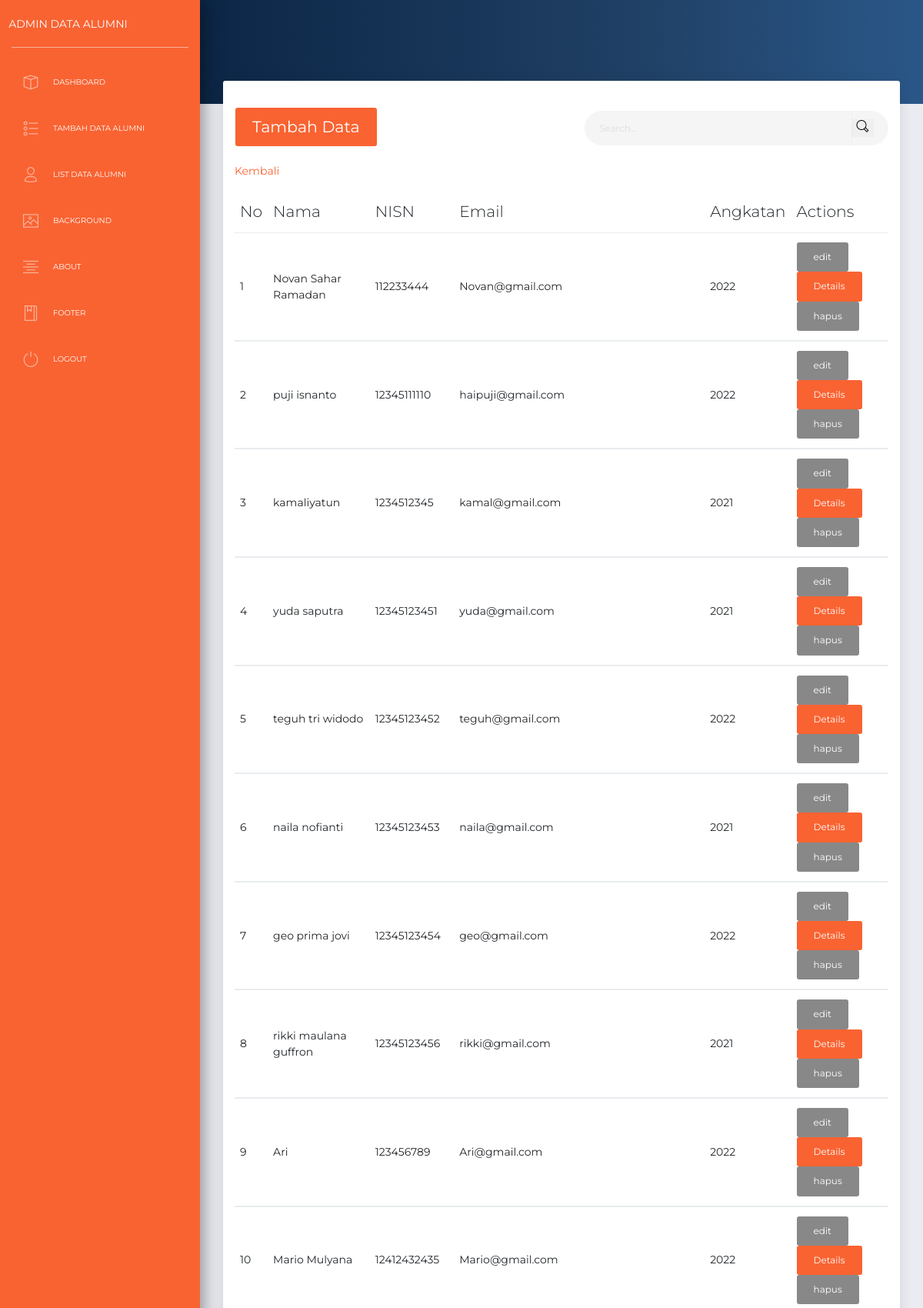
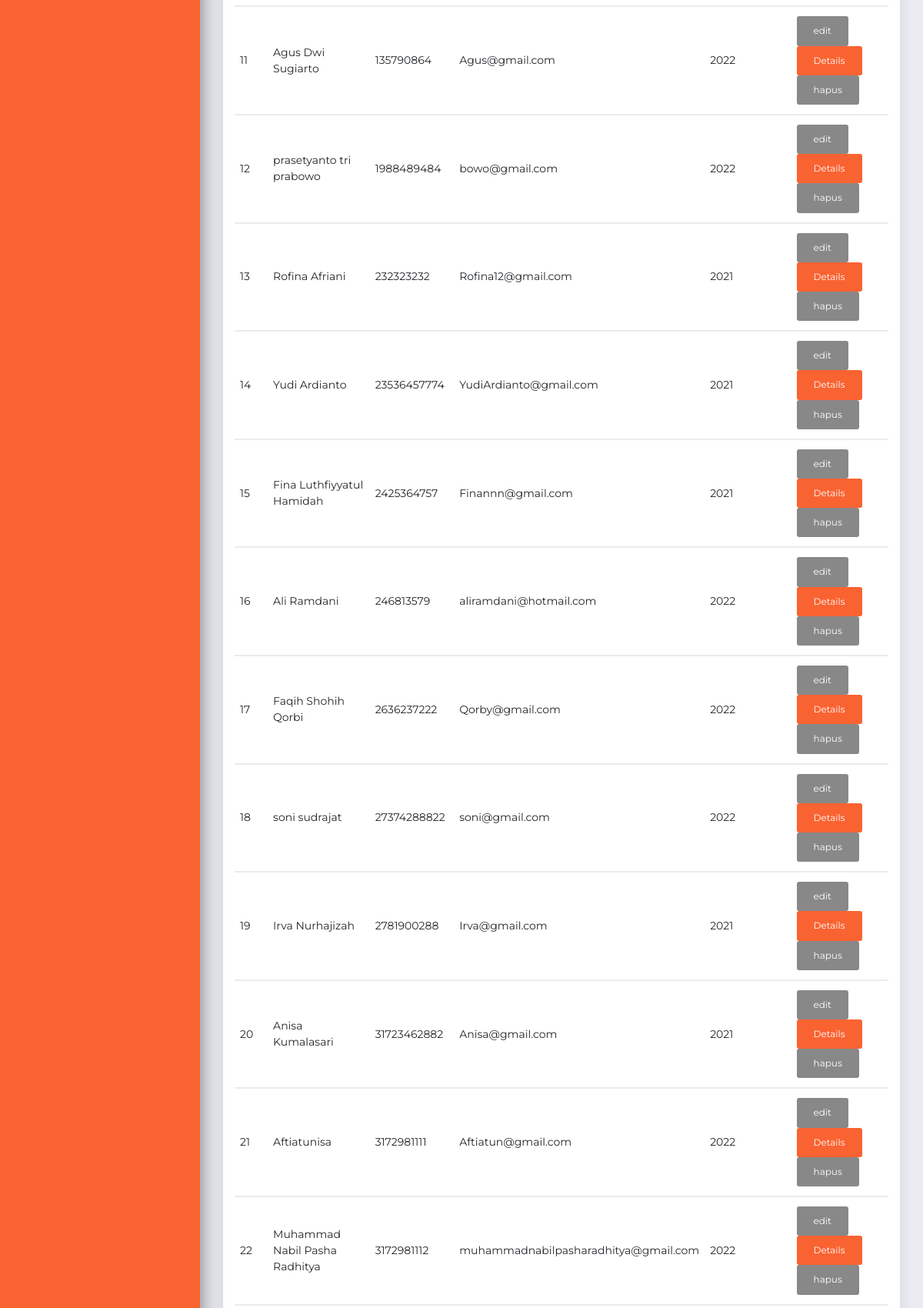
The app's page /backend/pages/view.php (signed in, upper part) with its own data (2 pictures, top to bottom).
### tables this page shows
CREATE TABLE `alumni` (
  `nisn` varchar(12) NOT NULL,
  `nama_lengkap` varchar(255) NOT NULL,
  `email` varchar(255) NOT NULL,
  `alamat` text NOT NULL,
  `pekerjaan` varchar(255) NOT NULL,
  `nama_perusahaan` varchar(255) NOT NULL,
  `motto` varchar(255) NOT NULL,
  `foto` varchar(255) NOT NULL,
  `password` varchar(255) NOT NULL,
  `angkatan` year(4) NOT NULL,
  `prodi` varchar(255) NOT NULL,
  `nama_universitas` varchar(255) NOT NULL,
  `no_hp` varchar(15) NOT NULL
);

### backend/pages/view.php (the view)
<?php
     include '../app/header.php';
     include '../app/navbar.php';
     include '../app/sidebar.php';
     require 'proses/koneksi.php';
     if ($_SERVER['REQUEST_METHOD'] == 'POST' && isset($_POST['cari'])) {
        $value = $_POST['value'];
        $result = mysqli_query($koneksi, "SELECT * FROM alumni WHERE
        nisn LIKE '%$value%' OR
        nama_lengkap LIKE '%$value%' OR
        angkatan LIKE '%$value%' ");
     } else {
        $result = mysqli_query($koneksi, "SELECT * FROM alumni");
     }
?>
<div class="panel-header panel-header-sm">
</div>
<div class="content">
    <div class="row">
        <div class="col-md-12">
            <div class="card">
                <div class="row">
                    <div class="col-md-6">
                        <div class="card-header">
                            <h4 class="card-title"> <a href='tables.php' class="btn btn-primary">Tambah Data</a></h4>
                            <a href='view.php' >Kembali</a>
                        </div>
                    </div>
                    <div class="col-md-6">
                        <div class="card-header mt-4">
                            <form method="post" action="">
                                <div class="input-group no-border">
                                    <input type="text" name="value" class="form-control" placeholder="Search...">
                                    <span class="input-group-addon">
                                        <button type="submit" name="cari" style="border: none" >
                                            <i class="now-ui-icons ui-1_zoom-bold"></i>
                                        </button>
                                    </span>
                                </div>
                            </form>
                        </div>
                    </div>
                </div>
                <div class="card-body">
                    <div class="table-responsive">
                        <table class="table">
                            <thead class=" text-primary">
                                <th>No</th>
                                <th>Nama</th>
                                <th>NISN</th>
                                <th>Email</th>
                                <th>Angkatan</th>
                                <th>Actions</th>
                            </thead>
                            <?php
                            $no = 1;
                            foreach ($result as $data):
                            ?>
                            <tbody>
                                <tr>
                                    <td><?= $no++; ?></td>
                                    <td><?= $data['nama_lengkap']; ?></td>
                                    <td><?= $data['nisn']; ?></td>
                                    <td><?= $data['email']; ?></td>
                                    <td><?= $data['angkatan']; ?></td>
                                    <td class="text-left">
                                        <a href='detail-data.php?hai=<?= $data['nisn']?>' class="btn btn-dark">edit</a>
                                        <a href='user.php?hai=<?= $data['nisn']?>' class="btn btn-primary">Details</a>
                                        <a href='proses/hapus.php?hai=<?= $data['nisn']?>'
                                            class="btn btn-dark">hapus</a>
                                    </td>
                                </tr>
                            </tbody>
                            <?php endforeach; ?>
                        </table>
                    </div>
                </div>
            </div>
        </div>
    </div>
</div>
<?php include '../app/footer.php';

### records on screen
alumni: nama_lengkap "Novan Sahar Ramadan", nisn "112233444", email "Novan@gmail.com", angkatan "2022"
alumni: nama_lengkap "puji isnanto", nisn "12345111110", email "haipuji@gmail.com", angkatan "2022"
alumni: nama_lengkap "kamaliyatun", nisn "1234512345", email "kamal@gmail.com", angkatan "2021"
alumni: nama_lengkap "yuda saputra", nisn "12345123451", email "yuda@gmail.com", angkatan "2021"
alumni: nama_lengkap "teguh tri widodo", nisn "12345123452", email "teguh@gmail.com", angkatan "2022"
alumni: nama_lengkap "naila nofianti", nisn "12345123453", email "naila@gmail.com", angkatan "2021"
alumni: nama_lengkap "geo prima jovi", nisn "12345123454", email "geo@gmail.com", angkatan "2022"
alumni: nama_lengkap "rikki maulana guffron", nisn "12345123456", email "rikki@gmail.com", angkatan "2021"
alumni: nama_lengkap "Ari", nisn "123456789", email "Ari@gmail.com", angkatan "2022"
alumni: nama_lengkap "Mario Mulyana", nisn "12412432435", email "Mario@gmail.com", angkatan "2022"
alumni: nama_lengkap "Agus Dwi Sugiarto", nisn "135790864", email "Agus@gmail.com", angkatan "2022"
alumni: nama_lengkap "prasetyanto tri prabowo", nisn "1988489484", email "bowo@gmail.com", angkatan "2022"
alumni: nama_lengkap "Rofina Afriani", nisn "232323232", email "Rofina12@gmail.com", angkatan "2021"
alumni: nama_lengkap "Yudi Ardianto", nisn "23536457774", email "YudiArdianto@gmail.com", angkatan "2021"
alumni: nama_lengkap "Fina Luthfiyyatul Hamidah", nisn "2425364757", email "Finannn@gmail.com", angkatan "2021"
alumni: nama_lengkap "Ali Ramdani", nisn "246813579", email "aliramdani@hotmail.com", angkatan "2022"
alumni: nama_lengkap "Faqih Shohih Qorbi", nisn "2636237222", email "Qorby@gmail.com", angkatan "2022"
alumni: nama_lengkap "soni sudrajat", nisn "27374288822", email "soni@gmail.com", angkatan "2022"
alumni: nama_lengkap "Irva Nurhajizah", nisn "2781900288", email "Irva@gmail.com", angkatan "2021"
alumni: nama_lengkap "Anisa Kumalasari", nisn "31723462882", email "Anisa@gmail.com", angkatan "2021"
alumni: nama_lengkap "Aftiatunisa", nisn "3172981111", email "Aftiatun@gmail.com", angkatan "2022"
alumni: nama_lengkap "Muhammad Nabil Pasha Radhitya", nisn "3172981112", email "muhammadnabilpasharadhitya@gmail.com", angkatan "2022"
